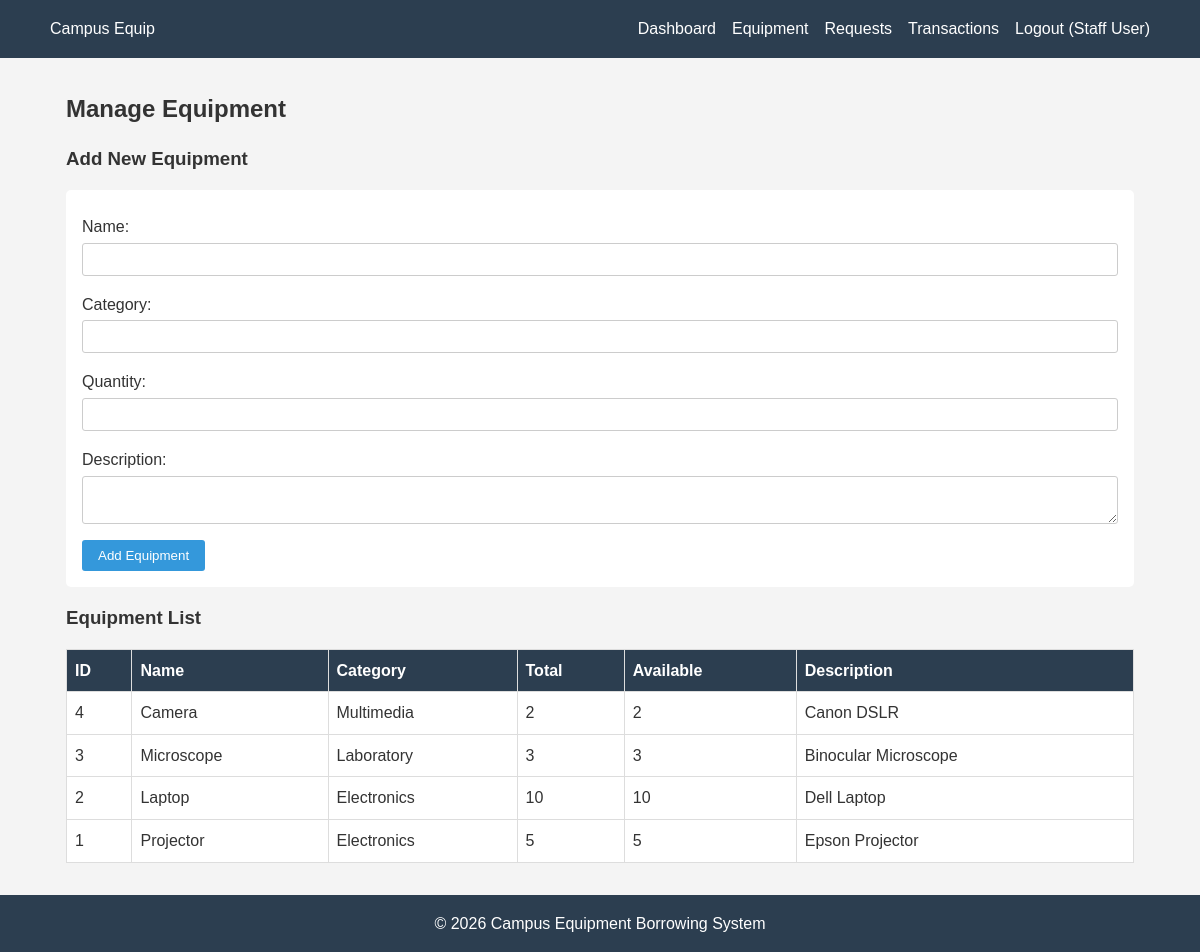
/staff/equipment.php (signed in), run on the app's committed database.
### tables this page shows
CREATE TABLE equipment (
  id INT AUTO_INCREMENT PRIMARY KEY,
  name VARCHAR(100) NOT NULL,
  category VARCHAR(50),
  quantity INT NOT NULL DEFAULT 1,
  available INT NOT NULL DEFAULT 1,
  description TEXT
);

### staff/equipment.php (the view, shortened to what this page needs)
<?php
require_once '../config/db.php';
include '../includes/header.php';
$equipment = $pdo->query("SELECT * FROM equipment ORDER BY id DESC")->fetchAll();
?>
<h2>Manage Equipment</h2>
<h3>Add New Equipment</h3>
<form method="POST">
    <label>Name:</label><input type="text" name="name" required>
    <label>Category:</label><input type="text" name="category">
    <label>Quantity:</label><input type="number" name="quantity" min="1" required>
    <label>Description:</label><textarea name="description"></textarea>
    <button type="submit">Add Equipment</button>
</form>
<h3>Equipment List</h3>
<table>
    <tr><th>ID</th><th>Name</th><th>Category</th><th>Total</th><th>Available</th><th>Description</th></tr>
    <?php foreach ($equipment as $e): ?>
    <tr>
        <td><?php echo $e['id']; ?></td>
        <td><?php echo htmlspecialchars($e['name']); ?></td>
        <td><?php echo htmlspecialchars($e['category']); ?></td>
        <td><?php echo $e['quantity']; ?></td>
        <td><?php echo $e['available']; ?></td>
        <td><?php echo htmlspecialchars($e['description']); ?></td>
    </tr>
    <?php endforeach; ?>
</table>
<?php include '../includes/footer.php'; ?>

### assets/css/style.css (style rules this page uses)
* { box-sizing: border-box; margin: 0; padding: 0; }
body { font-family: Arial, sans-serif; line-height: 1.6; background: #f4f4f4; color: #333; }
h2 { margin-bottom: 1rem; }
table { width: 100%; border-collapse: collapse; margin: 1rem 0; background: white; }
th, td { padding: 0.5rem; border: 1px solid #ddd; text-align: left; }
th { background: #2c3e50; color: white; }
form { background: white; padding: 1rem; margin: 1rem 0; border-radius: 5px; }
label { display: block; margin: 0.5rem 0 0.2rem; }
input, textarea, select { width: 100%; padding: 0.5rem; margin-bottom: 0.5rem; border: 1px solid #ccc; border-radius: 3px; }
button, .btn { display: inline-block; background: #3498db; color: white; padding: 0.5rem 1rem; border: none; border-radius: 3px; cursor: pointer; text-decoration: none; }

### data on the page
equipment: id "4", name "Camera", category "Multimedia", quantity "2", available "2", description "Canon DSLR"
equipment: id "3", name "Microscope", category "Laboratory", quantity "3", available "3", description "Binocular Microscope"
equipment: id "2", name "Laptop", category "Electronics", quantity "10", available "10", description "Dell Laptop"
equipment: id "1", name "Projector", category "Electronics", quantity "5", available "5", description "Epson Projector"

### other printed values
$_SESSION['name'] "Staff User"
